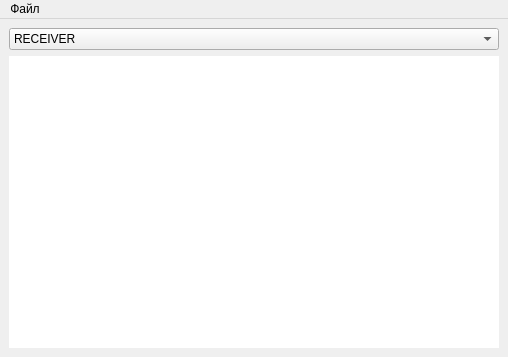
<?xml version="1.0" encoding="UTF-8"?>
<ui version="4.0">
 <class>MainWindow</class>
 <widget class="QMainWindow" name="MainWindow">
  <property name="geometry">
   <rect>
    <x>0</x>
    <y>0</y>
    <width>508</width>
    <height>357</height>
   </rect>
  </property>
  <property name="sizePolicy">
   <sizepolicy hsizetype="Fixed" vsizetype="Fixed">
    <horstretch>0</horstretch>
    <verstretch>0</verstretch>
   </sizepolicy>
  </property>
  <property name="minimumSize">
   <size>
    <width>0</width>
    <height>0</height>
   </size>
  </property>
  <property name="maximumSize">
   <size>
    <width>508</width>
    <height>357</height>
   </size>
  </property>
  <property name="windowTitle">
   <string>MainWindow</string>
  </property>
  <property name="styleSheet">
   <string notr="true"/>
  </property>
  <widget class="QWidget" name="centralwidget">
   <property name="sizePolicy">
    <sizepolicy hsizetype="Minimum" vsizetype="Minimum">
     <horstretch>0</horstretch>
     <verstretch>0</verstretch>
    </sizepolicy>
   </property>
   <layout class="QGridLayout" name="gridLayout">
    <item row="1" column="0">
     <widget class="QTableWidget" name="tableWidget">
      <property name="sizePolicy">
       <sizepolicy hsizetype="Preferred" vsizetype="Preferred">
        <horstretch>0</horstretch>
        <verstretch>0</verstretch>
       </sizepolicy>
      </property>
      <property name="styleSheet">
       <string notr="true">QHeaderView::section
{
  border: none;
  background-color: rgb(255, 255, 255);
}

QHeaderView::section:horizontal
{
  border-bottom: 1px solid #d8d8d8;
  border-right: 1px solid #d8d8d8;
  font-size: 9pt;
}

QHeaderView::section:vertical
{
  border-right: 1px solid #d8d8d8;
  border-bottom: 1px solid #d8d8d8;
  font-size: 9pt;
}

QTableWidget QTableCornerButton::section
{
  border: none;
  border-bottom: 1px solid #d8d8d8;
  border-right: 1px solid #d8d8d8;
  background-color: #ffffff;
}

QTableWidget
{
	border:  none;
}

QTableWidget::item:hover
{
	background-color: rgba(0, 0, 0, 45%);
	color: white;
}</string>
      </property>
     </widget>
    </item>
    <item row="0" column="0">
     <widget class="QComboBox" name="listOfGroups">
      <item>
       <property name="text">
        <string>RECEIVER</string>
       </property>
      </item>
      <item>
       <property name="text">
        <string>SOURCE</string>
       </property>
      </item>
      <item>
       <property name="text">
        <string>MOTION</string>
       </property>
      </item>
      <item>
       <property name="text">
        <string>SENSORS</string>
       </property>
      </item>
      <item>
       <property name="text">
        <string>PROGRAMM</string>
       </property>
      </item>
     </widget>
    </item>
   </layout>
  </widget>
  <widget class="QMenuBar" name="menuBar">
   <property name="geometry">
    <rect>
     <x>0</x>
     <y>0</y>
     <width>508</width>
     <height>21</height>
    </rect>
   </property>
   <widget class="QMenu" name="menu">
    <property name="title">
     <string>Файл</string>
    </property>
    <addaction name="save_action"/>
   </widget>
   <addaction name="menu"/>
  </widget>
  <action name="save_action">
   <property name="text">
    <string>Сохранить</string>
   </property>
   <property name="shortcut">
    <string>Ctrl+S</string>
   </property>
  </action>
 </widget>
 <resources/>
 <connections/>
</ui>
